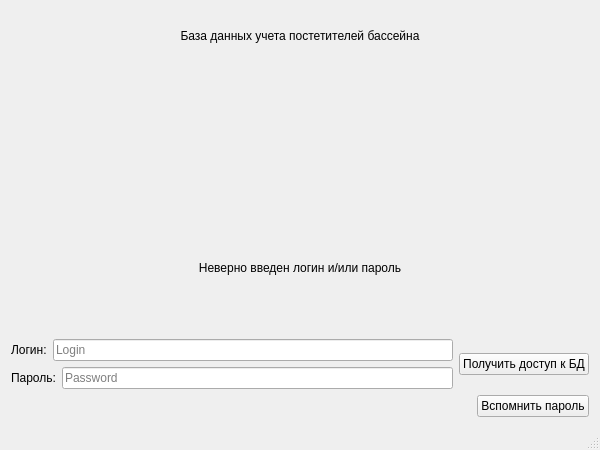
<?xml version="1.0" encoding="UTF-8"?>
<ui version="4.0">
 <class>MainWindow</class>
 <widget class="QMainWindow" name="MainWindow">
  <property name="geometry">
   <rect>
    <x>0</x>
    <y>0</y>
    <width>600</width>
    <height>450</height>
   </rect>
  </property>
  <property name="minimumSize">
   <size>
    <width>600</width>
    <height>450</height>
   </size>
  </property>
  <property name="maximumSize">
   <size>
    <width>600</width>
    <height>450</height>
   </size>
  </property>
  <property name="windowTitle">
   <string>Учет посетителей бассейна</string>
  </property>
  <property name="windowIcon">
   <iconset resource="../resources/resources.qrc">
    <normaloff>:/other/logo</normaloff>:/other/logo</iconset>
  </property>
  <widget class="QWidget" name="centralWidget">
   <layout class="QVBoxLayout" name="verticalLayout_2">
    <item>
     <widget class="QLabel" name="title">
      <property name="sizePolicy">
       <sizepolicy hsizetype="Preferred" vsizetype="Minimum">
        <horstretch>0</horstretch>
        <verstretch>0</verstretch>
       </sizepolicy>
      </property>
      <property name="maximumSize">
       <size>
        <width>16777215</width>
        <height>50</height>
       </size>
      </property>
      <property name="text">
       <string>База данных учета постетителей бассейна</string>
      </property>
      <property name="alignment">
       <set>Qt::AlignCenter</set>
      </property>
      <property name="textInteractionFlags">
       <set>Qt::LinksAccessibleByMouse</set>
      </property>
     </widget>
    </item>
    <item>
     <layout class="QHBoxLayout" name="horizontalLayout_5">
      <item>
       <spacer name="horizontalSpacer_2">
        <property name="orientation">
         <enum>Qt::Horizontal</enum>
        </property>
        <property name="sizeHint" stdset="0">
         <size>
          <width>40</width>
          <height>20</height>
         </size>
        </property>
       </spacer>
      </item>
      <item>
       <widget class="QLabel" name="logo">
        <property name="maximumSize">
         <size>
          <width>250</width>
          <height>250</height>
         </size>
        </property>
        <property name="text">
         <string/>
        </property>
        <property name="pixmap">
         <pixmap resource="../resources/resources.qrc">:/other/logo</pixmap>
        </property>
        <property name="scaledContents">
         <bool>true</bool>
        </property>
       </widget>
      </item>
      <item>
       <spacer name="horizontalSpacer_3">
        <property name="orientation">
         <enum>Qt::Horizontal</enum>
        </property>
        <property name="sizeHint" stdset="0">
         <size>
          <width>40</width>
          <height>20</height>
         </size>
        </property>
       </spacer>
      </item>
     </layout>
    </item>
    <item>
     <widget class="QLabel" name="labelWrong">
      <property name="enabled">
       <bool>true</bool>
      </property>
      <property name="text">
       <string>Неверно введен логин и/или пароль</string>
      </property>
      <property name="alignment">
       <set>Qt::AlignCenter</set>
      </property>
     </widget>
    </item>
    <item>
     <layout class="QHBoxLayout" name="horizontalLayout_4">
      <item>
       <layout class="QVBoxLayout" name="verticalLayout">
        <item>
         <layout class="QHBoxLayout" name="horizontalLayout">
          <item>
           <widget class="QLabel" name="login">
            <property name="text">
             <string>Логин:</string>
            </property>
           </widget>
          </item>
          <item>
           <widget class="QLineEdit" name="linelogin">
            <property name="placeholderText">
             <string>Login</string>
            </property>
           </widget>
          </item>
         </layout>
        </item>
        <item>
         <layout class="QHBoxLayout" name="horizontalLayout_2">
          <item>
           <widget class="QLabel" name="password">
            <property name="text">
             <string>Пароль:</string>
            </property>
           </widget>
          </item>
          <item>
           <widget class="QLineEdit" name="linepass">
            <property name="echoMode">
             <enum>QLineEdit::Password</enum>
            </property>
            <property name="placeholderText">
             <string>Password</string>
            </property>
           </widget>
          </item>
         </layout>
        </item>
       </layout>
      </item>
      <item>
       <widget class="QPushButton" name="pushButtonNext">
        <property name="focusPolicy">
         <enum>Qt::StrongFocus</enum>
        </property>
        <property name="text">
         <string>Получить доступ к БД</string>
        </property>
       </widget>
      </item>
     </layout>
    </item>
    <item>
     <layout class="QHBoxLayout" name="horizontalLayout_3">
      <item>
       <spacer name="horizontalSpacer">
        <property name="orientation">
         <enum>Qt::Horizontal</enum>
        </property>
        <property name="sizeHint" stdset="0">
         <size>
          <width>40</width>
          <height>20</height>
         </size>
        </property>
       </spacer>
      </item>
      <item>
       <widget class="QPushButton" name="remember">
        <property name="focusPolicy">
         <enum>Qt::NoFocus</enum>
        </property>
        <property name="text">
         <string>Вспомнить пароль</string>
        </property>
       </widget>
      </item>
     </layout>
    </item>
   </layout>
  </widget>
  <widget class="QStatusBar" name="statusBar"/>
  <widget class="QMenuBar" name="menuBar">
   <property name="geometry">
    <rect>
     <x>0</x>
     <y>0</y>
     <width>600</width>
     <height>21</height>
    </rect>
   </property>
  </widget>
 </widget>
 <layoutdefault spacing="6" margin="11"/>
 <resources>
  <include location="../resources/resources.qrc"/>
 </resources>
 <connections/>
</ui>
